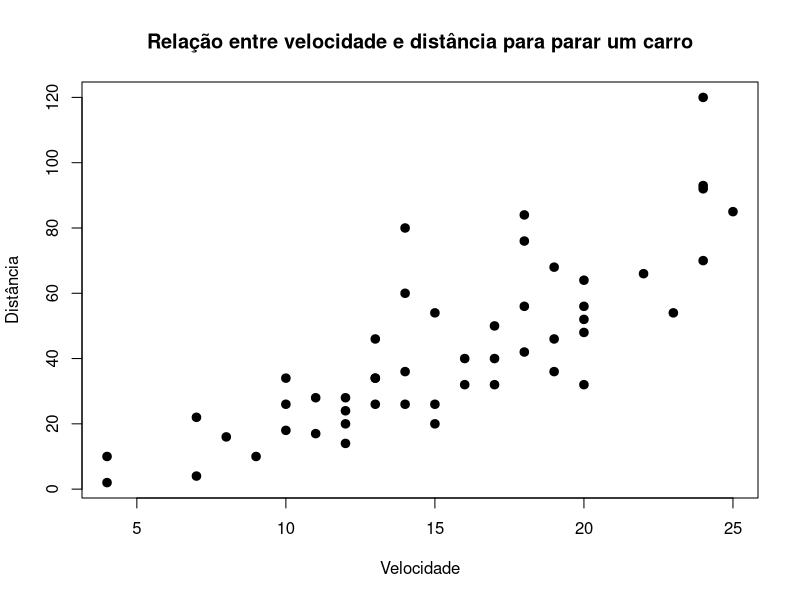
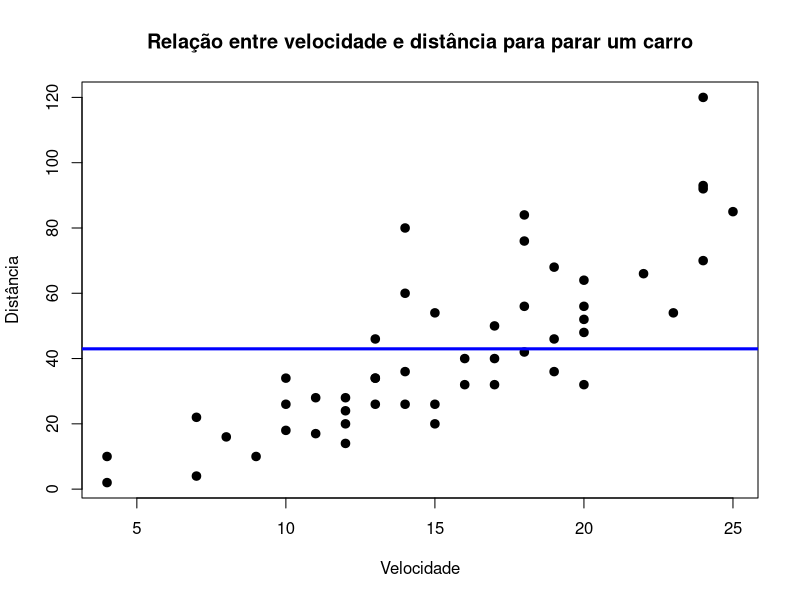
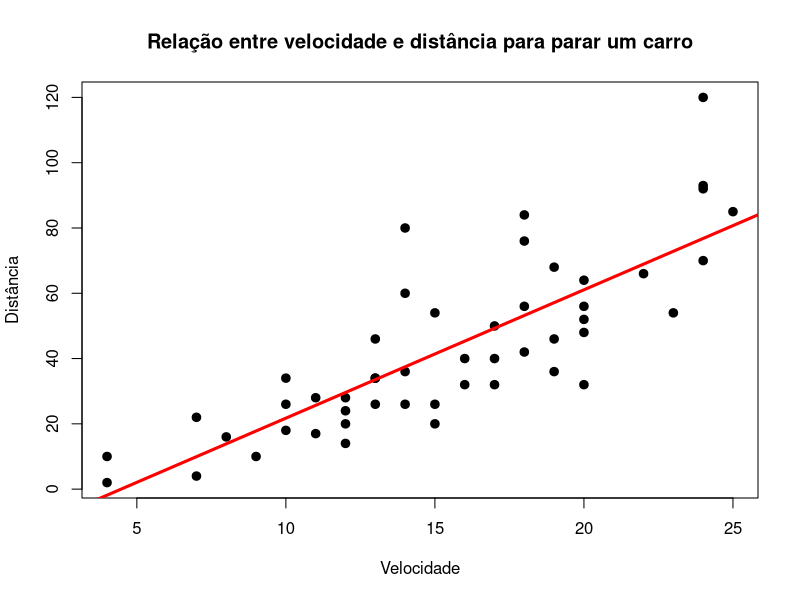
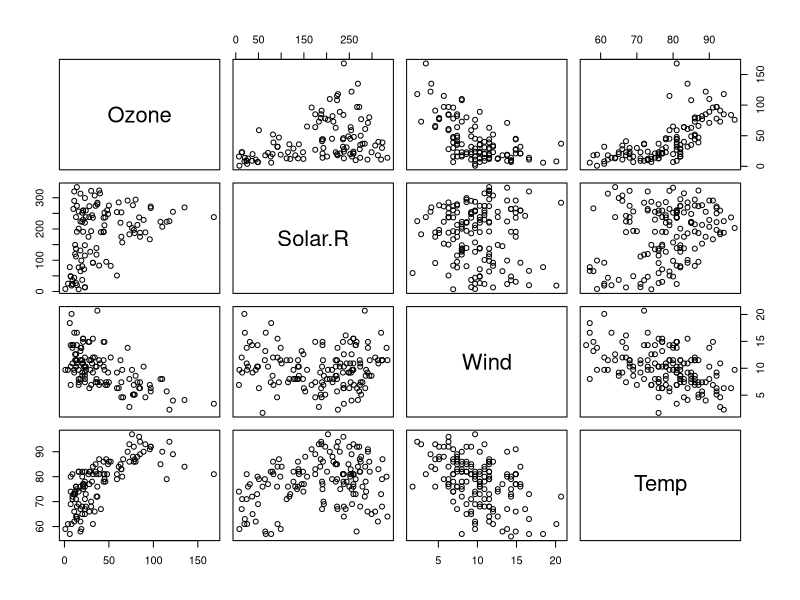
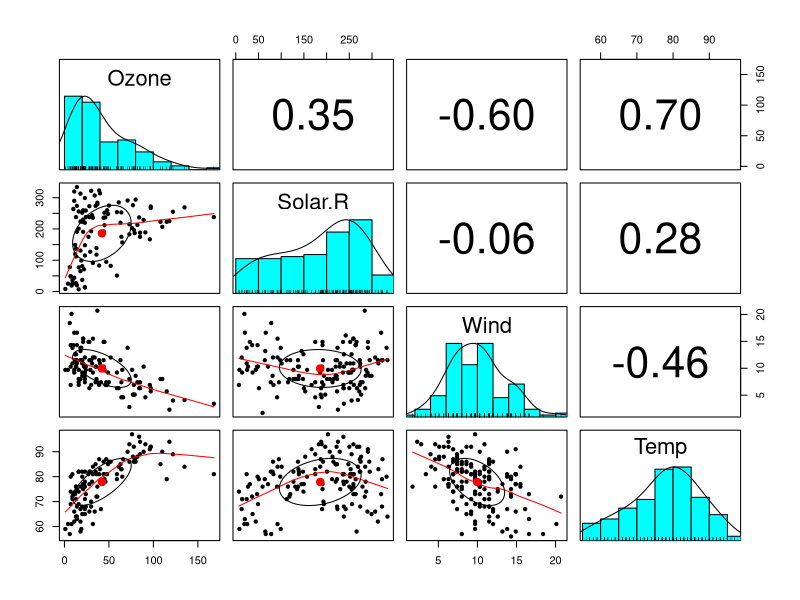

Recreate these plots in R, in order.
data(cars)

setwd("~/Documents/aulas/bandtec/disciplinas/sistemasInteligentes/Aula06-slidesAM/Aula05-regressao/scripts")

png(filename="../figuras/fig01.png", width=600, height=400)
plot(cars$dist ~ cars$speed, pch=19, lwd=2, xlab="Velocidade", ylab="Distância", 
     main="Relação entre velocidade e distância para parar um carro")
dev.off()

png(filename="../figuras/fig02.png", width=600, height=400)
model <- lm(dist ~ 1, data=cars)
plot(cars$dist ~ cars$speed, pch=19, lwd=2, xlab="Velocidade", ylab="Distância", 
     main="Relação entre velocidade e distância para parar um carro")
abline(model, col="blue", lwd=3)
dev.off()

png(filename="../figuras/fig03.png", width=600, height=400)
model2 <- lm(dist ~ speed, data=cars)
plot(cars$dist ~ cars$speed, pch=19, lwd=2, xlab="Velocidade", ylab="Distância", 
     main="Relação entre velocidade e distância para parar um carro")
abline(model2, col="red", lwd=3)
dev.off()

reg <- function(x,y){
  x <- as.matrix(x)
  x <- cbind(Intercept = 1, x)
  solve(t(x) %*% x) %*% t(x) %*% y
}

reg(y = cars$dist, x = cars$speed)

data(airquality)
help(airquality)
head(airquality)

modelAirQuality <- lm(Ozone ~ Solar.R + Wind + Temp, data=airquality)

png(filename="../figuras/pairsNY.png", width=600, height=400)
pairs(airquality[1:4])
dev.off()
library(psych)
png(filename="../figuras/pairsPanelNY.png", width=600, height=400)
pairs.panels(airquality[1:4])
dev.off()

summary(modelAirQuality)

modelAirQuality2 <- lm(Ozone ~ Wind + Temp, data=airquality)

modelAirQuality3 <- lm(log(Ozone) ~ Solar.R + Wind + Temp, data=airquality)

modelAirQuality4 <- lm(log(Ozone) ~ Solar.R + Wind*Temp, data=airquality)

airquality$Solar2 <- airquality$Solar.R^2
airquality$Wind2 <- airquality$Wind^2
airquality$Temp2 <- airquality$Temp^2
modelAirQuality5 <- lm(log(Ozone) ~ Solar.R + Wind + Temp + Solar2 + Wind2 + Temp2, data=airquality)
